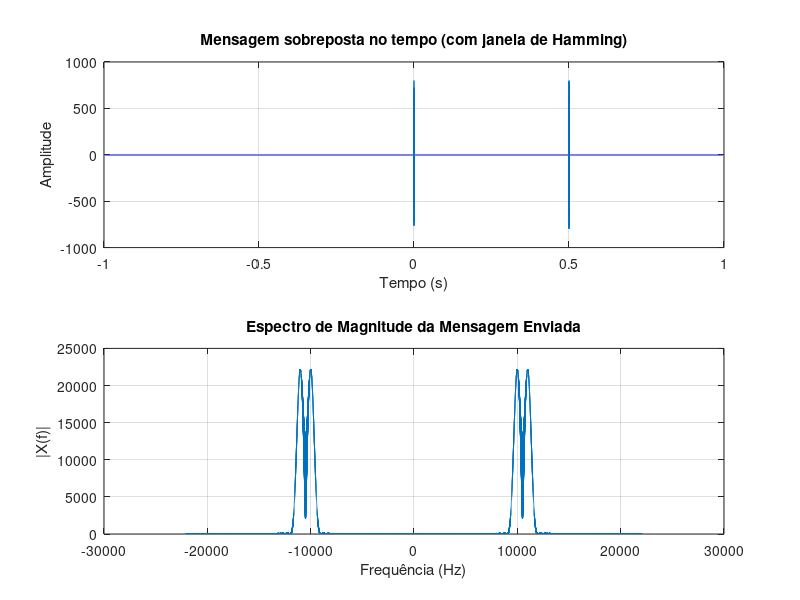

The MATLAB script that drew this image:
% Parâmetros
fs = 44100;         % Frequência de amostragem (10 kHz)
M = 1;              % Tamanho da janela temporal

% Parâmetros da mensagem
B = 200;            % Largura de banda desejada para a mensagem (2000 Hz)
Tb = 0.5;          % Deslocamento temporal da segunda mensagem

f1 = 10000;
f2 = f1+1000;

% Largura da janela (inversamente proporcional a B)
L = 1 / (2 * B);    % Período de nulidade da mensagem

% Tempo de -50 ms a 50 ms
t = -M:1/fs:M;

% Mensagens
A1 = 2;
A2 = 2;
msg1 = A1 * sin(2 * pi * B * t) ./ (pi * t);
msg1(t == 0) = 2 * A1 * B; % Corrigir o ponto onde t == 0 para evitar NaN

msg2 = A2 * sin(2 * pi * B * (t - Tb)) ./ (pi * (t - Tb));
msg2(t == Tb) = 2 * A2 * B; % Corrigir o ponto onde t == Tb para evitar NaN

% Janela de Hamming
N1 = round(L * fs); % Número de amostras na janela 1
hamming1 = 0.54 - 0.46 * cos(2 * pi * (0:N1-1) / (N1-1)); % Janela de Hamming 1

N2 = round(L * fs); % Número de amostras na janela 2
hamming2 = 0.54 - 0.46 * cos(2 * pi * (0:N2-1) / (N2-1)); % Janela de Hamming 2

% Criar janelas para cada mensagem
window1 = zeros(size(t)); % Inicializar janela 1
center1 = find(t >= 0, 1); % Índice central para msg1
start1 = center1 - floor(N1 / 2);
window1(start1:start1 + N1 - 1) = hamming1;

window2 = zeros(size(t)); % Inicializar janela 2
center2 = find(t >= Tb, 1); % Índice central para msg2
start2 = center2 - floor(N2 / 2);
window2(start2:start2 + N2 - 1) = hamming2;

% Aplicar janelas às mensagens
msg1_windowed = msg1 .* window1;
msg2_windowed = msg2 .* window2;

% Modulação (AM-DSB)
carrier1 = cos(2 * pi * f1 * t);  % Primeira portadora
carrier2 = cos(2 * pi * f2 * t);  % Segunda portadora

modulated1 = msg1_windowed .* carrier1;  % Sinal modulado 1
modulated2 = msg2_windowed .* carrier2;  % Sinal modulado 2

% Soma dos sinais modulados
r_msg = modulated1 + modulated2;

% Transformada de Fourier
N = length(t);
f = (-N/2:N/2-1) * (fs / N); % Frequências

spectrum = abs(fftshift(fft(r_msg))); % Espectro de magnitude

% Plot da função no tempo
figure;
subplot(2, 1, 1);
plot(t, r_msg);
title('Mensagem sobreposta no tempo (com janela de Hamming)');
xlabel('Tempo (s)');
ylabel('Amplitude');
grid on;

% Plot do espectro de magnitude
subplot(2, 1, 2);
plot(f, spectrum);
title('Espectro de Magnitude da Mensagem Enviada');
xlabel('Frequência (Hz)');
ylabel('|X(f)|');
grid on;

